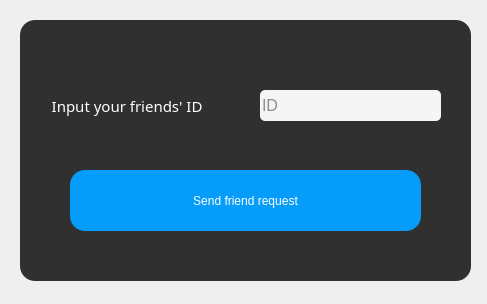
<?xml version="1.0" encoding="UTF-8"?>
<ui version="4.0">
 <class>addfriend</class>
 <widget class="QWidget" name="addfriend">
  <property name="geometry">
   <rect>
    <x>0</x>
    <y>0</y>
    <width>487</width>
    <height>304</height>
   </rect>
  </property>
  <property name="windowTitle">
   <string>Form</string>
  </property>
  <widget class="QFrame" name="frame">
   <property name="geometry">
    <rect>
     <x>20</x>
     <y>20</y>
     <width>451</width>
     <height>261</height>
    </rect>
   </property>
   <property name="styleSheet">
    <string notr="true">QFrame{
	background:rgba(0,0,0,0.8);
	border-radius:15px;
}</string>
   </property>
   <property name="frameShape">
    <enum>QFrame::StyledPanel</enum>
   </property>
   <property name="frameShadow">
    <enum>QFrame::Raised</enum>
   </property>
   <widget class="QLineEdit" name="set_usrname">
    <property name="geometry">
     <rect>
      <x>240</x>
      <y>70</y>
      <width>181</width>
      <height>31</height>
     </rect>
    </property>
    <property name="styleSheet">
     <string notr="true">QLineEdit{
	color:rgb(25, 37, 44);
	background-color:rgb(245, 245, 245);
	font-size:16px;
	border-style:outset;
	border-radius:5px;
}</string>
    </property>
    <property name="inputMask">
     <string/>
    </property>
    <property name="placeholderText">
     <string>ID</string>
    </property>
   </widget>
   <widget class="QLabel" name="label">
    <property name="geometry">
     <rect>
      <x>20</x>
      <y>70</y>
      <width>211</width>
      <height>31</height>
     </rect>
    </property>
    <property name="font">
     <font>
      <family>Century Gothic</family>
      <pointsize>11</pointsize>
      <weight>50</weight>
      <italic>false</italic>
      <bold>false</bold>
     </font>
    </property>
    <property name="styleSheet">
     <string notr="true">color: rgb(255, 255, 255);
background-color: rgba(255, 255, 255, 0);
font:11pt</string>
    </property>
    <property name="text">
     <string>   Input your friends' ID</string>
    </property>
   </widget>
   <widget class="QPushButton" name="pushButton_2">
    <property name="geometry">
     <rect>
      <x>50</x>
      <y>150</y>
      <width>351</width>
      <height>61</height>
     </rect>
    </property>
    <property name="minimumSize">
     <size>
      <width>351</width>
      <height>61</height>
     </size>
    </property>
    <property name="maximumSize">
     <size>
      <width>351</width>
      <height>61</height>
     </size>
    </property>
    <property name="styleSheet">
     <string notr="true">
QPushButton{
	background:#069cfa;
	color:#fff;
	border-radius:15px;
	font: 87 12pt &quot;Arial Black&quot;;
}

QPushButton:pressed{
background-color:rgb(255, 170, 127);
border-style:inset;
}

</string>
    </property>
    <property name="text">
     <string>Send friend request</string>
    </property>
   </widget>
  </widget>
 </widget>
 <resources/>
 <connections/>
</ui>
